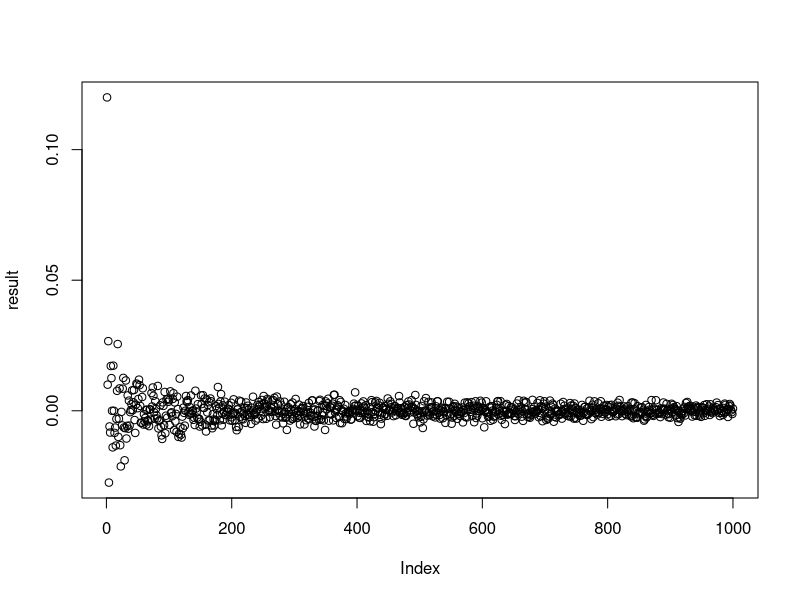

This chart was generated by the following R code:
## ---- chunk 1
knitr::opts_chunk$set(echo = TRUE)
## ---- chunk 2
sample.space <- c(0,1)
theta <- 0.5 # this is a fair coin
result = vector()
for (N in seq(1, 1000)*100){
  flips <- sample(sample.space, 
                size = N, 
                replace = TRUE, 
                prob = c(theta, 1 - theta))
  
  result=c(result,sum(flips==1)/N - 0.5)
}
## ---- chunk 3
plot(result)
